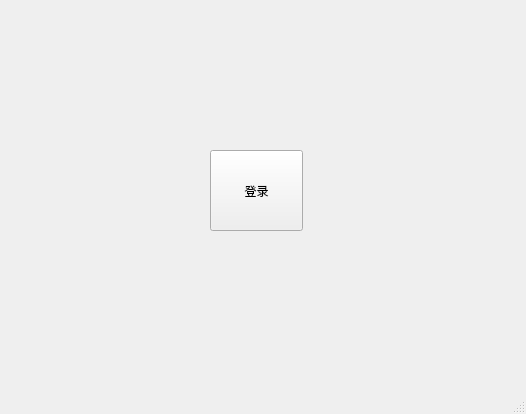
<?xml version="1.0" encoding="UTF-8"?>
<ui version="4.0">
 <class>MainWindow</class>
 <widget class="QMainWindow" name="MainWindow">
  <property name="geometry">
   <rect>
    <x>0</x>
    <y>0</y>
    <width>526</width>
    <height>414</height>
   </rect>
  </property>
  <property name="windowTitle">
   <string>MainWindow</string>
  </property>
  <widget class="QWidget" name="centralwidget">
   <widget class="QPushButton" name="pushButton">
    <property name="geometry">
     <rect>
      <x>210</x>
      <y>150</y>
      <width>93</width>
      <height>81</height>
     </rect>
    </property>
    <property name="text">
     <string>登录</string>
    </property>
   </widget>
  </widget>
  <widget class="QMenuBar" name="menubar">
   <property name="geometry">
    <rect>
     <x>0</x>
     <y>0</y>
     <width>526</width>
     <height>25</height>
    </rect>
   </property>
  </widget>
  <widget class="QStatusBar" name="statusbar"/>
 </widget>
 <resources/>
 <connections/>
</ui>
